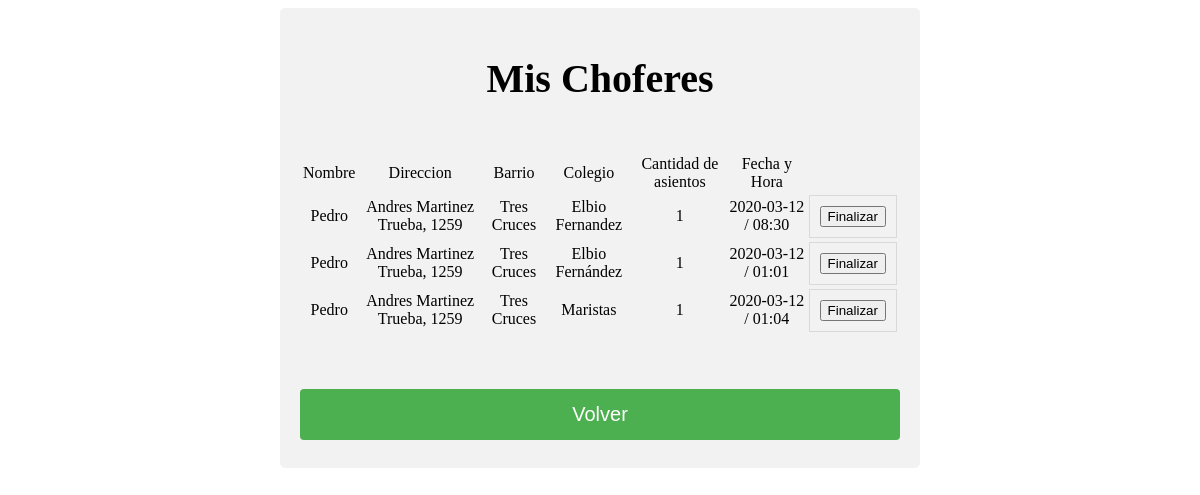
The page /mischoferes (signed in) on the database as committed earlier.
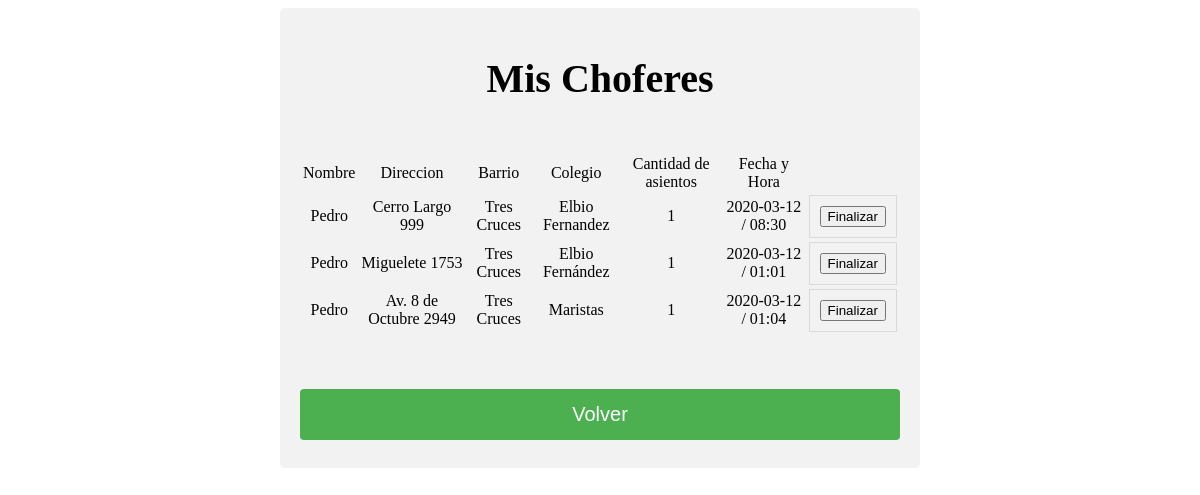
The same page on the database as committed later.
### version3/models.py (models this page shows, shortened)
class Contrato(models.Model):
	id_contrato = models.AutoField(primary_key=True)
	id_chofer = models.ForeignKey('Chofer', on_delete=models.CASCADE)
	id_usuario = models.CharField(max_length=60, null=False)
	direccion = models.CharField(max_length=120, null=True)
	barrio = models.CharField(max_length=120)
	destino = models.CharField(max_length=120)
	cant_asientos = models.IntegerField(null=False)
	estado = models.IntegerField(default=0)
	comentarios = models.TextField(null=True, blank=True)
	fecha = models.CharField(null=False, max_length=20, default='2020-03-11')
	hora = models.CharField(null=False, max_length=10, default='07:00')
	telefono = models.CharField(null=False,max_length=12, default='0')
	class Meta:
		verbose_name_plural = 'contratos'

class Chofer(models.Model):
	id_chofer = models.AutoField(primary_key=True)
	nombre_chofer = models.CharField(max_length=120)
	calif_chofer = models.IntegerField(default=3)
	description_chofer = models.TextField(null=True, blank=True)
	email_chofer = models.CharField(max_length=120, default='eberuruguay@gmail.com')
	pass_chofer = models.CharField(max_length=16, null=False, default='1234')
	class Meta:
		verbose_name_plural = 'choferes'
	def __str__(self):
		return self.nombre_chofer

### version3/views.py (the view)
# urls.py: path('mischoferes', views.mis_choferes),
def mis_choferes(request):
	queryset = Contrato.objects.filter(id_usuario = request.user.id)
	context = {
		"contratos_list": queryset
	}
	return render(request, "mis_choferes.html", context)

### version3/templates/mis_choferes.html (shortened to what this page needs)
{% extends 'base.html' %}
{% load static %}
{% block content %}
<h1>Mis Choferes</h1>
<br>
<table>
  <tr>
    <td>Nombre</td>
    <td>Direccion</td>
		<td>Barrio</td>
		<td>Colegio</td>
		<td>Cantidad de asientos</td>
    <td>Fecha y Hora </td>
  </tr>
{% for instance in contratos_list %}
  <tr>
    <td>{{ instance.id_chofer }} </td>
		<td>{{ instance.direccion }}</td>
		<td>{{ instance.barrio }} </td>
		<td>{{ instance.destino }} </td>
		<td>{{ instance.cant_asientos }} </td>
    <td>{{ instance.fecha }} / {{ instance.hora }}</td>
		<td>
			<form action="{% url 'finalizar' %}" method='POST'>
			<button type="submit">Finalizar</button>
			</form>
</td>
		</tr>
{% endfor %}
</table>
<br><br>
<a href="/"><input type="submit" value="Volver" /></a>
{% endblock %}

### version3/templates/base.html (shortened to what this page needs)
{% load static %}
<html>
	<head>
		<link rel="stylesheet" href="{% static 'css/estilo.css' %}">
	</head>
	<body>
	<div class="contenedor">
		{% block content %}
		{% endblock content %}
		</div>
	</body>
</html>

### version3/static/css/estilo.css (style rules this page uses)
body { text-align: center; font-size: 20px; }
.contenedor { margin: auto; max-width: 600px; }
table { text-align: center; }
input[type=submit] { width: 100%; background-color: #4CAF50; color: white; padding: 14px 20px; margin: 8px 0; border: none; border-radius: 4px; cursor: pointer; font-size: 20px; }
div { border-radius: 5px; background-color: #f2f2f2; padding: 20px; }
form { width:auto; margin:0 auto; padding:10px; border: 1px solid #d9d9d9; }

Rows that differ between the two databases and show on the page:
changed Contrato "Elbio Fernandez": direccion "Andres Martinez Trueba, 1259" → "Cerro Largo 999"
changed Contrato "Elbio Fernández": direccion "Andres Martinez Trueba, 1259" → "Miguelete 1753"
changed Contrato "Maristas": direccion "Andres Martinez Trueba, 1259" → "Av. 8 de Octubre 2949"
